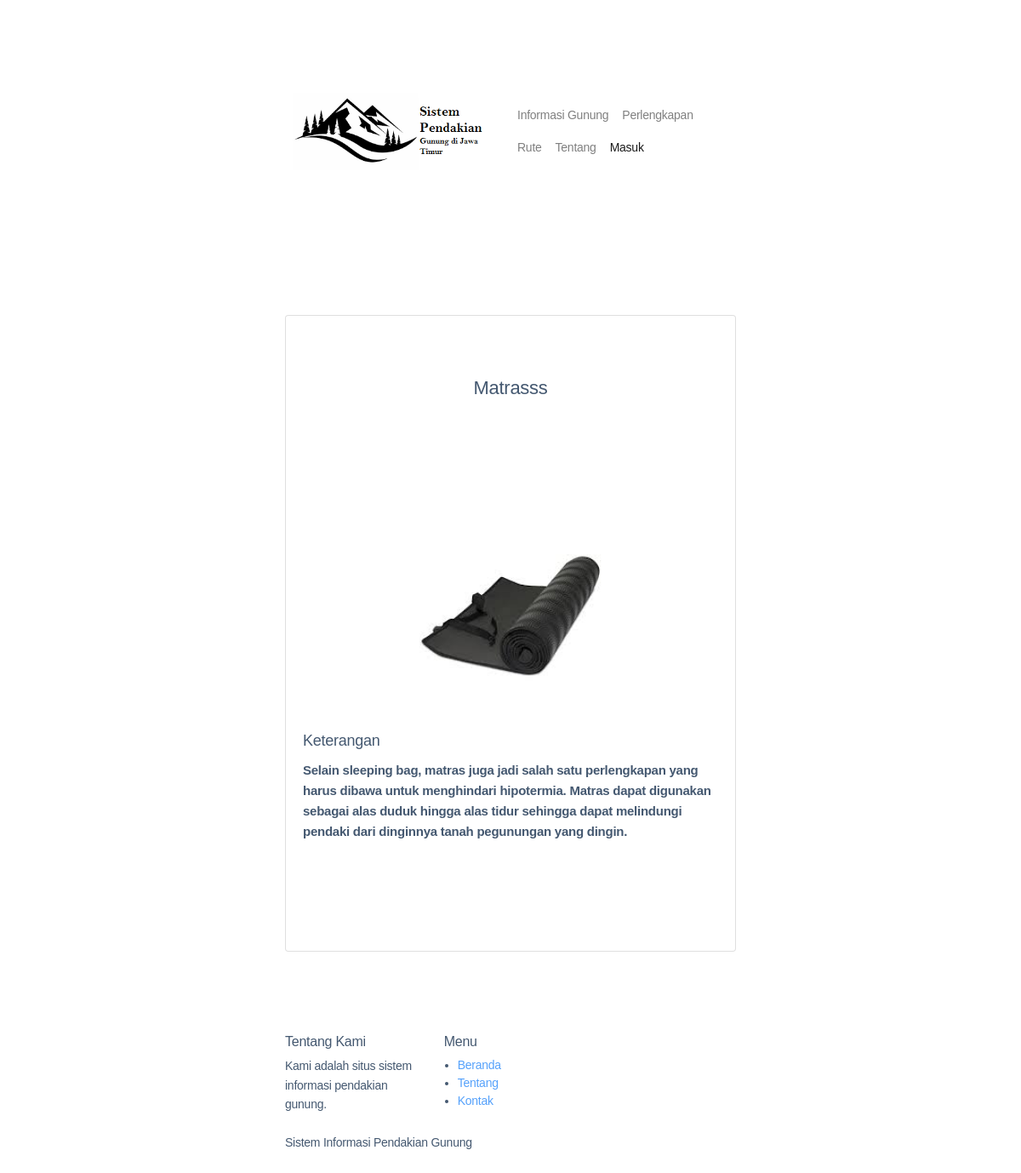
The app's page /home/d_perlengkapan/1 with its own data.
### tables this page shows
CREATE TABLE `tb_perlengkapan` (
  `id_perlengkapan` int(11) NOT NULL,
  `nama_perlengkapan` varchar(100) NOT NULL,
  `ket_singkat` text NOT NULL,
  `gambar` varchar(180) NOT NULL,
  `created` datetime NOT NULL DEFAULT current_timestamp(),
  `modified` datetime NOT NULL DEFAULT current_timestamp()
);

### application/controllers/Home.php (called while the page is built, shortened)
<?php
class Home extends CI_Controller
{
    public function __construct()
    {
        $this->load->model('Wisata_M');
        $this->load->model('Perlengkapan_M');
        $this->load->model('Rute_M');
        $this->load->model('Krisar_M');
    }
    public function d_perlengkapan($id)
    {
        $data['detail'] = $this->db->get_where('tb_perlengkapan', ['id_perlengkapan' => $id])->row_array();
        $this->load->view('core/header');
        $this->load->view('home/detail_perlengkapan', $data);
        $this->load->view('core/footer');
    }
}

### index.php (called while the page is built, shortened)
<?php
require_once BASEPATH.'core/CodeIgniter.php';

### application/views/home/detail_perlengkapan.php (the view, shortened to what this page needs)
<section class="home_gallery_area p_120">
    <div class="container" align="center">
        <div class="row  ">
            <div class="col-md-12">
                <div class="card card-primary ">
                    <h2 class="text-center mt-4"><?= $detail['nama_perlengkapan']; ?></h2>
                    <form role="form" action="<?= base_url('home/save_krisar'); ?>" method="POST" enctype="multipart/form-data">
                        <div class="card-body mb-4">
                            <div class="row">
                                <div class="container" align="center">
                                    <div class="gallery_f_inner row imageGallery1">
                                        <div class="col-lg-12 col-md-12">
                                            <div class="h_gallery_item">
                                                <img src="<?= base_url('asset/images/gunung/' . $detail['gambar']) ?>" width="250">
                                            </div>
                                        </div>
                                        <div class="col-lg-12 col-md-12 " align="left">
                                            <h3>Keterangan</h3>
                                            <p style="font-weight: bold;font-size: 15px;text-align: left;"><?= $detail['ket_singkat']; ?></p>
                                        </div>
                                    </div>
                                </div>
                            </div>
                        </div>
                    </form>
                </div>
            </div>
        </div>
    </div>
</section>

### records on screen
tb_perlengkapan: nama_perlengkapan "Matrasss", gambar (picture), ket_singkat "Selain sleeping bag, matras juga jadi salah satu perlengkapan yang harus dibawa untuk menghindari hipotermia. Matras dapat digunakan sebagai alas duduk hingga alas tidur sehingga dapat melindungi pendaki dari dinginnya tanah pegunungan yang dingin."
